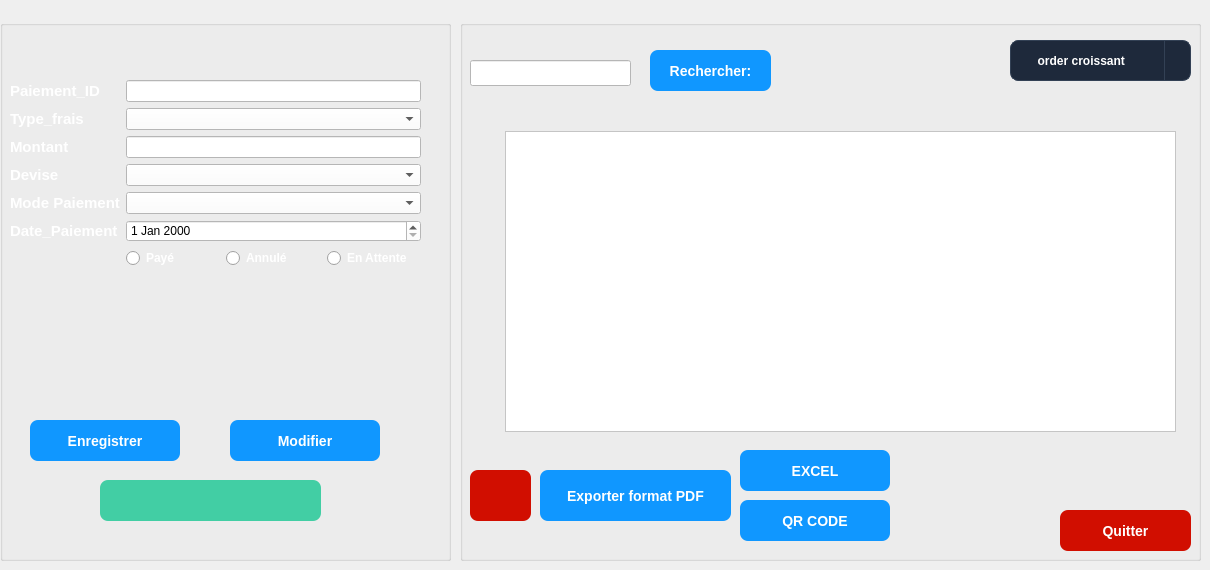
     <widget class="QWidget" name="stackedWidgetPage6">
      <widget class="QGroupBox" name="groupBox_Session_List_2">
       <property name="geometry">
        <rect>
         <x>460</x>
         <y>20</y>
         <width>741</width>
         <height>541</height>
        </rect>
       </property>
       <property name="styleSheet">
        <string notr="true">background-color: rgb(0, 36, 168);
border: #A8D3F0;
/* Style pour tous les GroupBox */
QGroupBox {
    border: 2px solid #2c3e50; /* Couleur de la bordure */
    border-radius: 15px;      /* Même arrondi que les boutons */
    margin-top: 20px;         /* Espace pour le titre en haut */
    font-weight: bold;
    color: #2c3e50;
}
/* Style spécifique pour le titre du GroupBox */
QGroupBox::title {
    subcontrol-origin: margin;
    subcontrol-position: top center; /* Place le titre en haut au centre */
    padding: 0 10px;
}</string>
       </property>
       <property name="title">
        <string/>
       </property>
       <widget class="QLineEdit" name="lineEdit_recherchPaiement">
        <property name="geometry">
         <rect>
          <x>10</x>
          <y>40</y>
          <width>161</width>
          <height>26</height>
         </rect>
        </property>
        <property name="styleSheet">
         <string notr="true">background-color: rgb(255, 255, 255);</string>
        </property>
       </widget>
       <widget class="QPushButton" name="pushButton_supprimer_paiement">
        <property name="geometry">
         <rect>
          <x>10</x>
          <y>450</y>
          <width>61</width>
          <height>51</height>
         </rect>
        </property>
        <property name="styleSheet">
         <string notr="true">QPushButton {

	background-color: rgb(209, 14, 0);

	
    color: white;
    border: none;
    border-radius: 8px;
    padding: 8px 20px;
    font-size: 14px;
    font-weight: bold;
}

QPushButton:hover {
      /* darker on hover */
	background-color: rgb(209, 14, 0);
;
}
</string>
        </property>
        <property name="text">
         <string/>
        </property>
        <property name="icon">
         <iconset theme="QIcon::ThemeIcon::EditDelete"/>
        </property>
       </widget>
       <widget class="QTableView" name="tablePaiement">
        <property name="geometry">
         <rect>
          <x>45</x>
          <y>111</y>
          <width>671</width>
          <height>301</height>
         </rect>
        </property>
        <property name="styleSheet">
         <string notr="true">background-color: rgb(255, 255, 255);</string>
        </property>
       </widget>
       <widget class="QPushButton" name="pushButton_recherche_5">
        <property name="geometry">
         <rect>
          <x>190</x>
          <y>30</y>
          <width>121</width>
          <height>41</height>
         </rect>
        </property>
        <property name="styleSheet">
         <string notr="true">QPushButton {
    background-color: rgb(16, 151, 255);   /* normal state */
    color: white;
    border: none;
    border-radius: 8px;
    padding: 8px 20px;
    font-size: 14px;
    font-weight: bold;
}

QPushButton:hover {
    background-color: #059669;   /* darker on hover */
}
</string>
        </property>
        <property name="text">
         <string>Rechercher:</string>
        </property>
        <property name="icon">
         <iconset theme="QIcon::ThemeIcon::EditFind"/>
        </property>
       </widget>
       <widget class="QPushButton" name="quitterSession_2">
        <property name="geometry">
         <rect>
          <x>600</x>
          <y>490</y>
          <width>131</width>
          <height>41</height>
         </rect>
        </property>
        <property name="styleSheet">
         <string notr="true">QPushButton {

	background-color: rgb(209, 14, 0);
	
    color: white;
    border: none;
    border-radius: 8px;
    padding: 8px 20px;
    font-size: 14px;
    font-weight: bold;
}

QPushButton:hover {
      /* darker on hover */
	background-color: rgb(140, 0, 0);
}

</string>
        </property>
        <property name="text">
         <string>Quitter</string>
        </property>
       </widget>
       <widget class="QLabel" name="QRCODE_3">
        <property name="geometry">
         <rect>
          <x>470</x>
          <y>420</y>
          <width>111</width>
          <height>111</height>
         </rect>
        </property>
        <property name="text">
         <string/>
        </property>
       </widget>
       <widget class="QPushButton" name="qr">
        <property name="geometry">
         <rect>
          <x>280</x>
          <y>480</y>
          <width>150</width>
          <height>41</height>
         </rect>
        </property>
        <property name="minimumSize">
         <size>
          <width>0</width>
          <height>0</height>
         </size>
        </property>
        <property name="styleSheet">
         <string notr="true">QPushButton {
    background-color: rgb(16, 151, 255);   /* normal state */
    color: white;
    border: none;
    border-radius: 8px;
    padding: 8px 20px;
    font-size: 14px;
    font-weight: bold;
}

QPushButton:hover {
    background-color: #059669;   /* darker on hover */
}
</string>
        </property>
        <property name="text">
         <string>QR CODE</string>
        </property>
       </widget>
       <widget class="QPushButton" name="pb_excel">
        <property name="geometry">
         <rect>
          <x>280</x>
          <y>430</y>
          <width>150</width>
          <height>41</height>
         </rect>
        </property>
        <property name="minimumSize">
         <size>
          <width>0</width>
          <height>0</height>
         </size>
        </property>
        <property name="styleSheet">
         <string notr="true">QPushButton {
    background-color: rgb(16, 151, 255);   /* normal state */
    color: white;
    border: none;
    border-radius: 8px;
    padding: 8px 20px;
    font-size: 14px;
    font-weight: bold;
}

QPushButton:hover {
    background-color: #059669;   /* darker on hover */
}
</string>
        </property>
        <property name="text">
         <string>EXCEL</string>
        </property>
       </widget>
       <widget class="QComboBox" name="comboBoxPaiement">
        <property name="geometry">
         <rect>
          <x>550</x>
          <y>20</y>
          <width>181</width>
          <height>41</height>
         </rect>
        </property>
        <property name="palette">
         <palette>
          <active>
           <colorrole role="WindowText">
            <brush brushstyle="SolidPattern">
             <color alpha="255">
              <red>255</red>
              <green>255</green>
              <blue>255</blue>
             </color>
            </brush>
           </colorrole>
           <colorrole role="Button">
            <brush brushstyle="SolidPattern">
             <color alpha="255">
              <red>30</red>
              <green>41</green>
              <blue>59</blue>
             </color>
            </brush>
           </colorrole>
           <colorrole role="Light">
            <brush brushstyle="SolidPattern">
             <color alpha="255">
              <red>255</red>
              <green>255</green>
              <blue>255</blue>
             </color>
            </brush>
           </colorrole>
           <colorrole role="Midlight">
            <brush brushstyle="SolidPattern">
             <color alpha="255">
              <red>255</red>
              <green>255</green>
              <blue>255</blue>
             </color>
            </brush>
           </colorrole>
           <colorrole role="Dark">
            <brush brushstyle="SolidPattern">
             <color alpha="255">
              <red>127</red>
              <green>127</green>
              <blue>127</blue>
             </color>
            </brush>
           </colorrole>
           <colorrole role="Mid">
            <brush brushstyle="SolidPattern">
             <color alpha="255">
              <red>170</red>
              <green>170</green>
              <blue>170</blue>
             </color>
            </brush>
           </colorrole>
           <colorrole role="Text">
            <brush brushstyle="SolidPattern">
             <color alpha="255">
              <red>255</red>
              <green>255</green>
              <blue>255</blue>
             </color>
            </brush>
           </colorrole>
           <colorrole role="BrightText">
            <brush brushstyle="SolidPattern">
             <color alpha="255">
              <red>255</red>
              <green>255</green>
              <blue>255</blue>
             </color>
            </brush>
           </colorrole>
           <colorrole role="ButtonText">
            <brush brushstyle="SolidPattern">
             <color alpha="255">
              <red>255</red>
              <green>255</green>
              <blue>255</blue>
             </color>
            </brush>
           </colorrole>
           <colorrole role="Base">
            <brush brushstyle="SolidPattern">
             <color alpha="255">
              <red>30</red>
              <green>41</green>
              <blue>59</blue>
             </color>
            </brush>
           </colorrole>
           <colorrole role="Window">
            <brush brushstyle="SolidPattern">
             <color alpha="255">
              <red>30</red>
              <green>41</green>
              <blue>59</blue>
             </color>
            </brush>
           </colorrole>
           <colorrole role="Shadow">
            <brush brushstyle="SolidPattern">
             <color alpha="255">
              <red>0</red>
              <green>0</green>
              <blue>0</blue>
             </color>
            </brush>
           </colorrole>
           <colorrole role="AlternateBase">
            <brush brushstyle="SolidPattern">
             <color alpha="255">
              <red>255</red>
              <green>255</green>
              <blue>255</blue>
             </color>
            </brush>
           </colorrole>
           <colorrole role="ToolTipBase">
            <brush brushstyle="SolidPattern">
             <color alpha="255">
              <red>255</red>
              <green>255</green>
              <blue>220</blue>
             </color>
            </brush>
           </colorrole>
           <colorrole role="ToolTipText">
            <brush brushstyle="SolidPattern">
             <color alpha="255">
              <red>0</red>
              <green>0</green>
              <blue>0</blue>
             </color>
            </brush>
           </colorrole>
           <colorrole role="PlaceholderText">
            <brush brushstyle="SolidPattern">
             <color alpha="128">
              <red>255</red>
              <green>255</green>
              <blue>255</blue>
             </color>
            </brush>
           </colorrole>
           <colorrole role="Accent">
            <brush brushstyle="SolidPattern">
             <color alpha="255">
              <red>255</red>
              <green>255</green>
              <blue>255</blue>
             </color>
            </brush>
           </colorrole>
          </active>
          <inactive>
           <colorrole role="WindowText">
            <brush brushstyle="SolidPattern">
             <color alpha="255">
              <red>255</red>
              <green>255</green>
              <blue>255</blue>
             </color>
            </brush>
           </colorrole>
           <colorrole role="Button">
            <brush brushstyle="SolidPattern">
             <color alpha="255">
              <red>30</red>
              <green>41</green>
              <blue>59</blue>
             </color>
            </brush>
           </colorrole>
           <colorrole role="Light">
            <brush brushstyle="SolidPattern">
             <color alpha="255">
              <red>255</red>
              <green>255</green>
              <blue>255</blue>
             </color>
            </brush>
           </colorrole>
           <colorrole role="Midlight">
            <brush brushstyle="SolidPattern">
             <color alpha="255">
              <red>255</red>
              <green>255</green>
              <blue>255</blue>
             </color>
            </brush>
           </colorrole>
           <colorrole role="Dark">
            <brush brushstyle="SolidPattern">
             <color alpha="255">
              <red>127</red>
              <green>127</green>
              <blue>127</blue>
             </color>
            </brush>
           </colorrole>
           <colorrole role="Mid">
            <brush brushstyle="SolidPattern">
             <color alpha="255">
              <red>170</red>
              <green>170</green>
              <blue>170</blue>
             </color>
            </brush>
           </colorrole>
           <colorrole role="Text">
            <brush brushstyle="SolidPattern">
             <color alpha="255">
              <red>255</red>
              <green>255</green>
              <blue>255</blue>
             </color>
            </brush>
           </colorrole>
           <colorrole role="BrightText">
            <brush brushstyle="SolidPattern">
             <color alpha="255">
              <red>255</red>
              <green>255</green>
              <blue>255</blue>
             </color>
            </brush>
           </colorrole>
           <colorrole role="ButtonText">
            <brush brushstyle="SolidPattern">
             <color alpha="255">
              <red>255</red>
              <green>255</green>
              <blue>255</blue>
             </color>
            </brush>
           </colorrole>
           <colorrole role="Base">
            <brush brushstyle="SolidPattern">
             <color alpha="255">
              <red>30</red>
              <green>41</green>
              <blue>59</blue>
             </color>
            </brush>
           </colorrole>
           <colorrole role="Window">
            <brush brushstyle="SolidPattern">
             <color alpha="255">
              <red>30</red>
              <green>41</green>
              <blue>59</blue>
             </color>
            </brush>
           </colorrole>
           <colorrole role="Shadow">
            <brush brushstyle="SolidPattern">
             <color alpha="255">
              <red>0</red>
              <green>0</green>
              <blue>0</blue>
             </color>
            </brush>
           </colorrole>
           <colorrole role="AlternateBase">
            <brush brushstyle="SolidPattern">
             <color alpha="255">
              <red>255</red>
              <green>255</green>
              <blue>255</blue>
             </color>
            </brush>
           </colorrole>
           <colorrole role="ToolTipBase">
            <brush brushstyle="SolidPattern">
             <color alpha="255">
              <red>255</red>
              <green>255</green>
              <blue>220</blue>
             </color>
            </brush>
           </colorrole>
           <colorrole role="ToolTipText">
            <brush brushstyle="SolidPattern">
             <color alpha="255">
              <red>0</red>
              <green>0</green>
              <blue>0</blue>
             </color>
            </brush>
           </colorrole>
           <colorrole role="PlaceholderText">
            <brush brushstyle="SolidPattern">
             <color alpha="128">
              <red>255</red>
              <green>255</green>
              <blue>255</blue>
             </color>
            </brush>
           </colorrole>
           <colorrole role="Accent">
            <brush brushstyle="SolidPattern">
             <color alpha="255">
              <red>255</red>
              <green>255</green>
              <blue>255</blue>
             </color>
            </brush>
           </colorrole>
          </inactive>
          <disabled>
           <colorrole role="WindowText">
            <brush brushstyle="SolidPattern">
             <color alpha="255">
              <red>255</red>
              <green>255</green>
              <blue>255</blue>
             </color>
            </brush>
           </colorrole>
           <colorrole role="Button">
            <brush brushstyle="SolidPattern">
             <color alpha="255">
              <red>30</red>
              <green>41</green>
              <blue>59</blue>
             </color>
            </brush>
           </colorrole>
           <colorrole role="Light">
            <brush brushstyle="SolidPattern">
             <color alpha="255">
              <red>255</red>
              <green>255</green>
              <blue>255</blue>
             </color>
            </brush>
           </colorrole>
           <colorrole role="Midlight">
            <brush brushstyle="SolidPattern">
             <color alpha="255">
              <red>255</red>
              <green>255</green>
              <blue>255</blue>
             </color>
            </brush>
           </colorrole>
           <colorrole role="Dark">
            <brush brushstyle="SolidPattern">
             <color alpha="255">
              <red>127</red>
              <green>127</green>
              <blue>127</blue>
             </color>
            </brush>
           </colorrole>
           <colorrole role="Mid">
            <brush brushstyle="SolidPattern">
             <color alpha="255">
              <red>170</red>
              <green>170</green>
              <blue>170</blue>
             </color>
            </brush>
           </colorrole>
           <colorrole role="Text">
            <brush brushstyle="SolidPattern">
             <color alpha="255">
              <red>255</red>
              <green>255</green>
              <blue>255</blue>
             </color>
            </brush>
           </colorrole>
           <colorrole role="BrightText">
            <brush brushstyle="SolidPattern">
             <color alpha="255">
              <red>255</red>
              <green>255</green>
              <blue>255</blue>
             </color>
            </brush>
           </colorrole>
           <colorrole role="ButtonText">
            <brush brushstyle="SolidPattern">
             <color alpha="255">
              <red>255</red>
              <green>255</green>
              <blue>255</blue>
             </color>
            </brush>
           </colorrole>
           <colorrole role="Base">
            <brush brushstyle="SolidPattern">
             <color alpha="255">
              <red>30</red>
              <green>41</green>
              <blue>59</blue>
             </color>
            </brush>
           </colorrole>
           <colorrole role="Window">
            <brush brushstyle="SolidPattern">
             <color alpha="255">
              <red>30</red>
              <green>41</green>
              <blue>59</blue>
             </color>
            </brush>
           </colorrole>
           <colorrole role="Shadow">
            <brush brushstyle="SolidPattern">
             <color alpha="255">
              <red>0</red>
              <green>0</green>
              <blue>0</blue>
             </color>
            </brush>
           </colorrole>
           <colorrole role="AlternateBase">
            <brush brushstyle="SolidPattern">
             <color alpha="255">
              <red>255</red>
              <green>255</green>
              <blue>255</blue>
             </color>
            </brush>
           </colorrole>
           <colorrole role="ToolTipBase">
            <brush brushstyle="SolidPattern">
             <color alpha="255">
              <red>255</red>
              <green>255</green>
              <blue>220</blue>
             </color>
            </brush>
           </colorrole>
           <colorrole role="ToolTipText">
            <brush brushstyle="SolidPattern">
             <color alpha="255">
              <red>0</red>
              <green>0</green>
              <blue>0</blue>
             </color>
            </brush>
           </colorrole>
           <colorrole role="PlaceholderText">
            <brush brushstyle="SolidPattern">
             <color alpha="128">
              <red>255</red>
              <green>255</green>
              <blue>255</blue>
             </color>
            </brush>
           </colorrole>
           <colorrole role="Accent">
            <brush brushstyle="SolidPattern">
             <color alpha="255">
              <red>255</red>
              <green>255</green>
              <blue>255</blue>
             </color>
            </brush>
           </colorrole>
          </disabled>
         </palette>
        </property>
        <property name="styleSheet">
         <string notr="true">QComboBox {
    background-color: #1e293b;
    border: 1px solid #334155;
    border-radius: 8px;
    padding: 2px 10px;
    color: white;
    font-weight: bold;
}
QComboBox:hover {
    border: 1px solid #3b82f6;
}
QComboBox::drop-down {
    subcontrol-origin: padding;
    subcontrol-position: top right;
    width: 25px;
    border-left: 1px solid #334155;
    border-top-right-radius: 8px;
    border-bottom-right-radius: 8px;
}
QComboBox QAbstractItemView {
    background-color: #1e293b;
    border: 1px solid #3b82f6;
    selection-background-color: #3b82f6;
    selection-color: white;
    color: white;
}</string>
        </property>
        <item>
         <property name="text">
          <string>     order croissant</string>
         </property>
        </item>
        <item>
         <property name="text">
          <string>     order decroissant</string>
         </property>
        </item>
       </widget>
       <widget class="QPushButton" name="expoSession_2">
        <property name="geometry">
         <rect>
          <x>80</x>
          <y>450</y>
          <width>191</width>
          <height>51</height>
         </rect>
        </property>
        <property name="styleSheet">
         <string notr="true">QPushButton {
    background-color: rgb(16, 151, 255);
   /* normal state */
    color: white;
    border: none;
    border-radius: 8px;
    padding: 8px 20px;
    font-size: 14px;
    font-weight: bold;
}

QPushButton:hover {
    background-color: #059669;   /* darker on hover */
}
</string>
        </property>
        <property name="text">
         <string>Exporter format PDF</string>
        </property>
        <property name="icon">
         <iconset theme="QIcon::ThemeIcon::GoDown"/>
        </property>
       </widget>
      </widget>
      <widget class="QGroupBox" name="groupBox_Paiement_Form">
       <property name="geometry">
        <rect>
         <x>0</x>
         <y>20</y>
         <width>451</width>
         <height>541</height>
        </rect>
       </property>
       <property name="styleSheet">
        <string notr="true">background-color: rgb(0, 36, 168); border: #A8D3F0;
QGroupBox { border: 2px solid #2c3e50; border-radius: 15px; margin-top: 20px; font-weight: bold; color: #2c3e50; }
QGroupBox::title { subcontrol-origin: margin; subcontrol-position: top center; padding: 0 10px; }</string>
       </property>
       <property name="title">
        <string/>
       </property>
       <widget class="QWidget" name="formLayoutWidget_Utilisateur_2">
        <property name="geometry">
         <rect>
          <x>10</x>
          <y>60</y>
          <width>411</width>
          <height>281</height>
         </rect>
        </property>
        <layout class="QFormLayout" name="formLayout_Utilisateur_4">
         <item row="0" column="0">
          <widget class="QLabel" name="label_ID_Utilisateur_4">
           <property name="text">
            <string>&lt;html&gt;&lt;head/&gt;&lt;body&gt;&lt;p&gt;&lt;span style=&quot; font-size:11pt; font-weight:700; color:#ffffff;&quot;&gt;Paiement_ID&lt;/span&gt;&lt;/p&gt;&lt;/body&gt;&lt;/html&gt;</string>
           </property>
          </widget>
         </item>
         <item row="0" column="1">
          <widget class="QLineEdit" name="lineEdit_ID_Paiement">
           <property name="styleSheet">
            <string notr="true">background-color: rgb(255, 255, 255);</string>
           </property>
           <property name="readOnly">
            <bool>true</bool>
           </property>
          </widget>
         </item>
         <item row="1" column="0">
          <widget class="QLabel" name="label_Nom_Utilisateur_4">
           <property name="text">
            <string>&lt;html&gt;&lt;head/&gt;&lt;body&gt;&lt;p&gt;&lt;span style=&quot; font-size:11pt; font-weight:700; color:#ffffff;&quot;&gt;Type_frais&lt;/span&gt;&lt;/p&gt;&lt;/body&gt;&lt;/html&gt;</string>
           </property>
          </widget>
         </item>
         <item row="1" column="1">
          <widget class="QComboBox" name="comboBox_TypeFrais">
           <property name="styleSheet">
            <string notr="true">background-color: rgb(255, 255, 255);</string>
           </property>
          </widget>
         </item>
         <item row="2" column="0">
          <widget class="QLabel" name="label_Email_Utilisateur_4">
           <property name="text">
            <string>&lt;html&gt;&lt;head/&gt;&lt;body&gt;&lt;p&gt;&lt;span style=&quot; font-size:11pt; font-weight:700; color:#ffffff;&quot;&gt;Montant&lt;/span&gt;&lt;/p&gt;&lt;/body&gt;&lt;/html&gt;</string>
           </property>
          </widget>
         </item>
         <item row="2" column="1">
          <widget class="QLineEdit" name="lineEdit_Montant">
           <property name="styleSheet">
            <string notr="true">background-color: rgb(255, 255, 255);</string>
           </property>
          </widget>
         </item>
         <item row="3" column="0">
          <widget class="QLabel" name="label_Mdp_Utilisateur_4">
           <property name="text">
            <string>&lt;html&gt;&lt;head/&gt;&lt;body&gt;&lt;p&gt;&lt;span style=&quot; font-size:11pt; font-weight:700; color:#ffffff;&quot;&gt;Devise&lt;/span&gt;&lt;/p&gt;&lt;/body&gt;&lt;/html&gt;</string>
           </property>
          </widget>
         </item>
         <item row="3" column="1">
          <widget class="QComboBox" name="comboBox_Devise">
           <property name="styleSheet">
            <string notr="true">background-color: rgb(255, 255, 255);</string>
           </property>
          </widget>
         </item>
         <item row="4" column="0">
          <widget class="QLabel" name="label_Mot_de_passe_4">
           <property name="text">
            <string>&lt;html&gt;&lt;head/&gt;&lt;body&gt;&lt;p&gt;&lt;span style=&quot; font-size:11pt; font-weight:700; color:#ffffff;&quot;&gt;Mode Paiement&lt;/span&gt;&lt;/p&gt;&lt;/body&gt;&lt;/html&gt;</string>
           </property>
          </widget>
         </item>
         <item row="4" column="1">
          <widget class="QComboBox" name="comboBox_ModePaiement">
           <property name="styleSheet">
            <string notr="true">background-color: rgb(255, 255, 255);</string>
           </property>
          </widget>
         </item>
         <item row="5" column="0">
          <widget class="QLabel" name="label_Role_Utilisateur_5">
           <property name="text">
            <string>&lt;html&gt;&lt;head/&gt;&lt;body&gt;&lt;p&gt;&lt;span style=&quot; font-size:11pt; font-weight:700; color:#ffffff;&quot;&gt;Date_Paiement&lt;/span&gt;&lt;/p&gt;&lt;/body&gt;&lt;/html&gt;</string>
           </property>
          </widget>
         </item>
         <item row="5" column="1">
          <widget class="QDateEdit" name="dateEdit">
           <property name="styleSheet">
            <string notr="true">background-color: rgb(255, 255, 255);</string>
           </property>
          </widget>
         </item>
         <item row="6" column="1">
          <layout class="QHBoxLayout" name="horizontalLayout_Role_4">
           <item>
            <widget class="QRadioButton" name="radioButton_paye">
             <property name="styleSheet">
              <string notr="true">color: white; font-weight: bold;</string>
             </property>
             <property name="text">
              <string>Payé</string>
             </property>
            </widget>
           </item>
           <item>
            <widget class="QRadioButton" name="radioButton_annule">
             <property name="styleSheet">
              <string notr="true">color: white; font-weight: bold;</string>
             </property>
             <property name="text">
              <string>Annulé</string>
             </property>
            </widget>
           </item>
           <item>
            <widget class="QRadioButton" name="radioButton_attente">
             <property name="styleSheet">
              <string notr="true">color: white; font-weight: bold;</string>
             </property>
             <property name="text">
              <string>En Attente</string>
             </property>
            </widget>
           </item>
          </layout>
         </item>
        </layout>
       </widget>
       <widget class="QPushButton" name="btn_Modifier_paiement">
        <property name="geometry">
         <rect>
          <x>230</x>
          <y>400</y>
          <width>150</width>
          <height>41</height>
         </rect>
        </property>
        <property name="styleSheet">
         <string notr="true">QPushButton {
    background-color: rgb(16, 151, 255);   /* normal state */
    color: white;
    border: none;
    border-radius: 8px;
    padding: 8px 20px;
    font-size: 14px;
    font-weight: bold;
}

QPushButton:hover {
    background-color: #059669;   /* darker on hover */
}
</string>
        </property>
        <property name="text">
         <string>Modifier</string>
        </property>
       </widget>
       <widget class="QPushButton" name="btn_Enregistrer_paiement">
        <property name="geometry">
         <rect>
          <x>30</x>
          <y>400</y>
          <width>150</width>
          <height>41</height>
         </rect>
        </property>
        <property name="minimumSize">
         <size>
          <width>0</width>
          <height>0</height>
         </size>
        </property>
        <property name="styleSheet">
         <string notr="true">QPushButton {
    background-color: rgb(16, 151, 255);   /* normal state */
    color: white;
    border: none;
    border-radius: 8px;
    padding: 8px 20px;
    font-size: 14px;
    font-weight: bold;
}

QPushButton:hover {
    background-color: #059669;   /* darker on hover */
}
</string>
        </property>
        <property name="text">
         <string>Enregistrer</string>
        </property>
       </widget>
       <widget class="QPushButton" name="btn_Annuler_paiement">
        <property name="geometry">
         <rect>
          <x>100</x>
          <y>460</y>
          <width>221</width>
          <height>41</height>
         </rect>
        </property>
        <property name="styleSheet">
         <string notr="true">QPushButton {
    background-color: rgb(66, 206, 164);
    color: white;
    border: none;
    border-radius: 8px;
    padding: 8px 20px;
    font-size: 14px;
    font-weight: bold;
}
QPushButton:hover {
    background-color: rgb(140, 0, 0);
}</string>
        </property>
        <property name="text">
         <string/>
        </property>
        <property name="icon">
         <iconset theme="QIcon::ThemeIcon::EditClear"/>
        </property>
       </widget>
      </widget>
     </widget>
